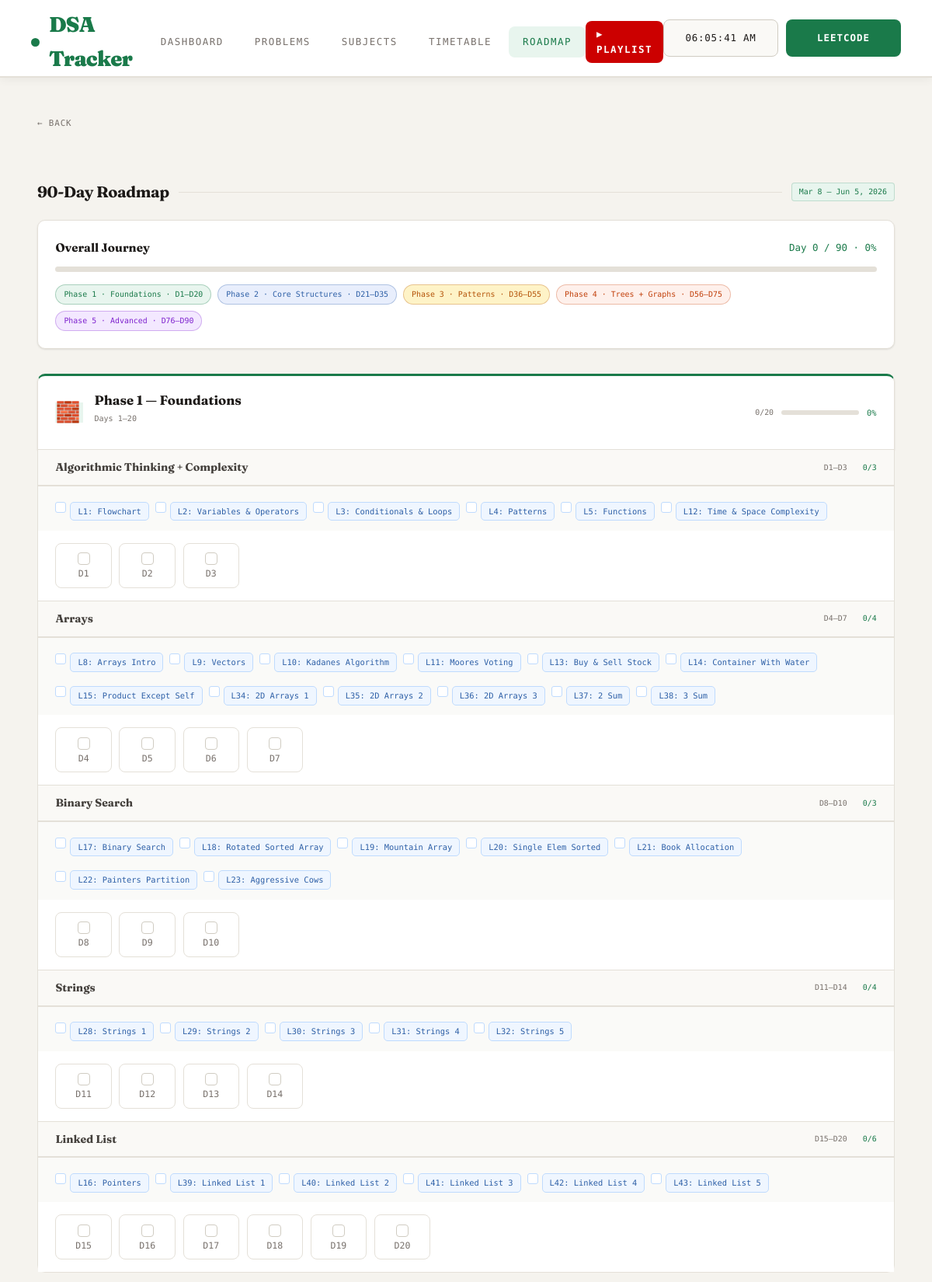
The app's page /roadmap (upper part) with its own data.
### tables this page shows
CREATE TABLE roadmap_days (
    day_number INTEGER PRIMARY KEY,
    phase      INTEGER,
    phase_name TEXT,
    topic      TEXT,
    status     INTEGER DEFAULT 0
);

### app.py (the view)
@app.route("/roadmap")
def roadmap():
    conn = get_db()
    sync_day(conn); conn.commit()
    days = conn.execute("SELECT * FROM roadmap_days ORDER BY day_number").fetchall()
    conn.close()
    return render_template("roadmap.html", days=days)

### app.py (called while the page is built)
def get_study_date():
    now = datetime.now(IST)  # Always use IST
    rollover = now.replace(hour=ROLLOVER_HOUR, minute=ROLLOVER_MINUTE, second=0, microsecond=0)
    if now < rollover:
        return (now - timedelta(days=1)).date()
    return now.date()

def get_current_day():
    study_date = get_study_date()
    delta = (study_date - START_DATE).days + 1
    return max(1, min(delta, 90))

def get_db():
    conn = sqlite3.connect("database.db")
    conn.row_factory = sqlite3.Row
    migrations = [
        "ALTER TABLE meta ADD COLUMN longest_streak INTEGER DEFAULT 0",
        """CREATE TABLE IF NOT EXISTS daily_progress (
            date  TEXT PRIMARY KEY,
            count INTEGER DEFAULT 0
        )""",
        """CREATE TABLE IF NOT EXISTS video_watched (
            video_key TEXT PRIMARY KEY,
            watched   INTEGER DEFAULT 0
        )""",
    ]
    for sql in migrations:
        try:
            conn.execute(sql)
            conn.commit()
        except Exception:
            pass
    return conn

def sync_day(conn):
    day = get_current_day()
    conn.execute("UPDATE meta SET day_number=? WHERE id=1", (day,))
    return day

### templates/roadmap.html (shortened to what this page needs)
<!DOCTYPE html>
<html lang="en">
<head>
  <link rel="stylesheet" href="/static/style.css">
</head>
<body>
<nav>
  <a href="/" class="nav-brand"><span class="dot"></span> DSA Tracker</a>
  <div class="nav-links">
    <a href="/">Dashboard</a>
    <a href="/dsa">Problems</a>
    <a href="/subjects">Subjects</a>
    <a href="/timetable">Timetable</a>
    <a href="/roadmap">Roadmap</a>
  </div>
  <a href="https://youtube.com/playlist?list=PLfqMhTWNBTe137I_EPQd34TsgV6IO55pt" target="_blank" class="nav-playlist">&#9654; Playlist</a>
  <div class="nav-right">
    <span class="nav-time" id="nav-clock">--:--:--</span>
    <a href="https://leetcode.com" target="_blank" class="nav-leet">LeetCode</a>
  </div>
</nav>
<div class="page">
  <a href="/" class="back-link">← Back</a>
  <div class="section-head">
    <h2>90-Day Roadmap</h2>
    <div class="line"></div>
    <div class="badge">Mar 8 – Jun 5, 2026</div>
  </div>
  {% set total_days = days | length %}
  {% set done_days  = days | selectattr('status','equalto',1) | list | length %}
  {% set pct_overall = ((done_days / total_days)*100)|round|int if total_days > 0 else 0 %}
  <div class="overall-prog fade-up">
    <div class="progress-header">
      <span class="progress-title">Overall Journey</span>
      <span class="progress-pct">Day {{ done_days }} / {{ total_days }} · {{ pct_overall }}%</span>
    </div>
    <div class="progress-track">
    </div>
    <div class="phase-colors" style="margin-top:1rem;">
      <span class="phase-chip p1">Phase 1 · Foundations · D1–D20</span>
      <span class="phase-chip p2">Phase 2 · Core Structures · D21–D35</span>
      <span class="phase-chip p3">Phase 3 · Patterns · D36–D55</span>
      <span class="phase-chip p4">Phase 4 · Trees + Graphs · D56–D75</span>
      <span class="phase-chip p5">Phase 5 · Advanced · D76–D90</span>
    </div>
  </div>
  {% set phase_colors = {1:'p1',2:'p2',3:'p3',4:'p4',5:'p5'} %}
  {% set phase_icons  = {1:'🧱',2:'🏗️',3:'🔁',4:'🌲',5:'🚀'} %}
  {% set phase_ranges = {1:'Days 1–20',2:'Days 21–35',3:'Days 36–55',4:'Days 56–75',5:'Days 76–90'} %}
  {% set phases = days | map(attribute='phase') | unique | list | sort %}
  {% for phase in phases %}
    {% set phase_days  = days | selectattr('phase','equalto',phase) | list %}
    {% set phase_done  = phase_days | selectattr('status','equalto',1) | list | length %}
    {% set phase_total = phase_days | length %}
    {% set phase_pct   = ((phase_done/phase_total)*100)|round|int if phase_total>0 else 0 %}
    {% set phase_name  = phase_days[0].phase_name %}
    {% set pc          = phase_colors[phase] %}
    <div class="phase-wrap fade-up">
      <div class="phase-header {{ pc }}-head">
        <div class="phase-num {{ pc }}">{{ phase_icons[phase] }}</div>
        <div class="phase-info">
          <div class="phase-name">Phase {{ phase }} — {{ phase_name }}</div>
          <div class="phase-range">{{ phase_ranges[phase] }}</div>
        </div>
        <div class="phase-prog">
          <span style="font-family:'DM Mono',monospace;font-size:0.62rem;color:var(--muted);">{{ phase_done }}/{{ phase_total }}</span>
          <div class="phase-prog-bar">
          </div>
          <span class="phase-prog-txt">{{ phase_pct }}%</span>
        </div>
      </div>
      {% set topic_names = phase_days | map(attribute='topic') | unique | list %}
      {% for topic in topic_names %}
        {% set topic_days = phase_days | selectattr('topic','equalto',topic) | list %}
        {% set t_first    = topic_days[0].day_number %}
        {% set t_last     = topic_days[-1].day_number %}
        {% set t_done     = topic_days | selectattr('status','equalto',1) | list | length %}
        {% set chips = vid_chips.get(topic, []) %}
        <div class="topic-group">
          <div class="topic-group-header">
            <span class="topic-group-name">{{ topic }}</span>
            <span class="topic-day-range">D{{ t_first }}–D{{ t_last }}</span>
            <span style="font-family:'DM Mono',monospace;font-size:0.62rem;color:var(--accent);margin-left:10px;">{{ t_done }}/{{ topic_days|length }}</span>
          </div>
          {% if chips %}
          <div class="video-list">
            {% for url, label in chips %}
            {% set vkey = (topic + "_" + label) | replace(" ","_") | replace(":","") | replace("&","and") %}
            <div class="vid-item" data-vkey="{{ vkey }}">
              <span class="vid-check" data-vkey="{{ vkey }}" onclick="toggleVideo(this, '{{ vkey }}')"></span>
              <a href="{{ url }}" target="_blank" class="vid-chip">{{ label }}</a>
            </div>
            {% endfor %}
          </div>
          {% endif %}
          <div class="day-grid">
            {% for d in topic_days %}
            <div class="day-box {{ 'done' if d.status==1 else '' }}" data-day="{{ d.day_number }}" onclick="toggleDay(this)">
              <div class="day-check"></div>
              <div class="day-num">D{{ d.day_number }}</div>
            </div>
            {% endfor %}
          </div>
        </div>
      {% endfor %}
    </div>
  {% endfor %}
</div>
</body>
</html>

### static/style.css (style rules this page uses)
:root { --bg: #f5f3ee; --surface: #ffffff; --surface2: #faf9f6; --border: #e4e0d8; --border2: #d0ccc2; --accent: #1a7a4a; --accent-lt: #e8f5ee; --accent2: #2d5fa6; --accent2-lt:#e8eefc; --accent3: #c2410c; --accent3-lt:#fef0eb; --warn: #b45309; --warn-lt: #fef3c7; --text: #1c1917; --text2: #44403c; --muted: #78716c; --muted2: #a8a29e; --r: 10px; --shadow: 0 1px 3px rgba(0,0,0,0.07),0 1px 2px rgba(0,0,0,0.05); --shadow-md: 0 4px 12px rgba(0,0,0,0.08),0 2px 4px rgba(0,0,0,0.05); }
*,*::before,*::after { box-sizing:border-box;margin:0;padding:0; }
html { scroll-behavior:smooth; }
body { font-family:'Nunito',sans-serif;background:var(--bg);color:var(--text);min-height:100vh;line-height:1.6;overflow-x:hidden; }
nav { position:sticky;top:0;z-index:100;background:rgba(255,255,255,0.97);backdrop-filter:blur(20px);border-bottom:2px solid var(--border);padding:0 2.5rem;display:flex;align-items:center;justify-content:space-between;height:100px;box-shadow:0 2px 12px rgba(0,0,0,0.06); }
.nav-brand { font-family:'Fraunces',serif;font-weight:900;font-size:1.7rem;letter-spacing:-0.03em;color:var(--accent);display:inline-flex;align-items:center;gap:12px;text-decoration:none;width:fit-content; }
.nav-brand span.dot { width:11px;height:11px;background:var(--accent);border-radius:50%;display:inline-block;animation:blink 1s step-start infinite;flex-shrink:0; }
.nav-links { display:flex;gap:4px;justify-content:center; }
.nav-links a { font-family:'DM Mono',monospace;font-size:0.78rem;text-transform:uppercase;letter-spacing:0.12em;color:var(--muted);text-decoration:none;padding:10px 18px;border-radius:8px;transition:color 0.15s,background 0.15s;font-weight:500; }
.nav-links a:hover,.nav-links a.active { color:var(--accent);background:var(--accent-lt); }
.nav-right { display:flex;flex-direction:row;align-items:center;gap:10px;justify-content:flex-end;line-height:0; }
.nav-time { font-family:'DM Mono',monospace;font-size:0.78rem;font-weight:500;color:var(--text);background:var(--surface2);border:1.5px solid var(--border2);border-radius:8px;letter-spacing:0.06em;display:inline-flex;align-items:center;justify-content:center;width:148px;height:48px;box-sizing:border-box;flex-shrink:0; }
.nav-leet { font-family:'DM Mono',monospace;font-size:0.78rem;font-weight:600;text-transform:uppercase;letter-spacing:0.08em;text-decoration:none;background:var(--accent);color:#fff;border-radius:8px;transition:background 0.15s;display:inline-flex;align-items:center;justify-content:center;width:148px;height:48px;box-sizing:border-box;flex-shrink:0;padding:0;margin:0; }
.page { position:relative;z-index:1;max-width:1380px;margin:0 auto;padding:2.5rem 3rem; }
.progress-header { display:flex;justify-content:space-between;align-items:center;margin-bottom:0.75rem; }
.progress-title { font-family:'Fraunces',serif;font-weight:700;font-size:0.95rem;color:var(--text); }
.progress-pct { font-family:'DM Mono',monospace;font-size:0.78rem;color:var(--accent);font-weight:500; }
.progress-track { background:var(--border);border-radius:100px;height:7px;overflow:hidden; }
.section-head { display:flex;align-items:center;gap:12px;margin:2.5rem 0 1.25rem; }
.section-head h2 { font-family:'Fraunces',serif;font-size:1.25rem;font-weight:700;letter-spacing:-0.02em;color:var(--text);white-space:nowrap; }
.section-head .line { flex:1;height:1px;background:var(--border); }
.section-head .badge { font-family:'DM Mono',monospace;font-size:0.62rem;padding:3px 9px;border-radius:4px;background:var(--accent-lt);color:var(--accent);border:1px solid rgba(26,122,74,0.2);white-space:nowrap; }
.phase-range { font-family:'DM Mono',monospace;font-size:0.62rem;color:var(--muted);margin-bottom:0.85rem; }
.back-link { display:inline-flex;align-items:center;gap:5px;font-family:'DM Mono',monospace;font-size:0.68rem;text-transform:uppercase;letter-spacing:0.08em;color:var(--muted);text-decoration:none;margin-bottom:1.5rem;transition:color 0.15s; }
.fade-up { animation:fadeUp 0.4s ease both; }
.fade-up:nth-child(3) { animation-delay:0.12s; }
.fade-up:nth-child(4) { animation-delay:0.16s; }
a { display: inline-block; margin-top: 10px; }
.nav-playlist { font-family:'DM Mono',monospace;font-size:0.78rem;text-transform:uppercase;letter-spacing:0.12em;color:#fff !important;background:#cc0000;text-decoration:none;padding:7px 14px;border-radius:8px;transition:background 0.15s;font-weight:600; }

### records on screen
roadmap_days: phases "Foundations", phase 1 (drawn), topic "Algorithmic Thinking + Complexity", t_first "1", t_last "3", status "0", topic_days "3", chips "L1: Flowchart" "L2: Variables & Operators" "L3: Conditionals & Loops" "L4: Patterns" "L5: Functions" "L12: Time & Space Complexity", day_number "1"
roadmap_days: day_number "2"
roadmap_days: day_number "3"
roadmap_days: topic "Arrays", day_number "4", t_last "7", status "0", topic_days "4", chips "L8: Arrays Intro" "L9: Vectors" "L10: Kadanes Algorithm" "L11: Moores Voting" "L13: Buy & Sell Stock" "L14: Container With Water" "L15: Product Except Self" "L34: 2D Arrays 1" "L35: 2D Arrays 2" "L36: 2D Arrays 3" "L37: 2 Sum" "L38: 3 Sum"
roadmap_days: day_number "5"
roadmap_days: day_number "6"
roadmap_days: day_number "7"
roadmap_days: topic "Binary Search", day_number "8", t_last "10", status "0", topic_days "3", chips "L17: Binary Search" "L18: Rotated Sorted Array" "L19: Mountain Array" "L20: Single Elem Sorted" "L21: Book Allocation" "L22: Painters Partition" "L23: Aggressive Cows"
roadmap_days: day_number "9"
roadmap_days: day_number "10"
roadmap_days: topic "Strings", day_number "11", t_last "14", status "0", topic_days "4", chips "L28: Strings 1" "L29: Strings 2" "L30: Strings 3" "L31: Strings 4" "L32: Strings 5"
roadmap_days: day_number "12"
roadmap_days: day_number "13"
roadmap_days: day_number "14"
roadmap_days: topic "Linked List", day_number "15", t_last "20", status "0", topic_days "6", chips "L16: Pointers" "L39: Linked List 1" "L40: Linked List 2" "L41: Linked List 3" "L42: Linked List 4" "L43: Linked List 5"
roadmap_days: day_number "16"
roadmap_days: day_number "17"
roadmap_days: day_number "18"
roadmap_days: day_number "19"
roadmap_days: day_number "20"

### other values on screen
{{ done_days }} "0"
{{ total_days }} "90"
{{ pct_overall }} "0"
{{ phase_icons[phase] }} "🧱"
{{ phase }} "1"
{{ phase_ranges[phase] }} "Days 1–20"
{{ phase_done }} "0"
{{ phase_total }} "20"
{{ phase_pct }} "0"
